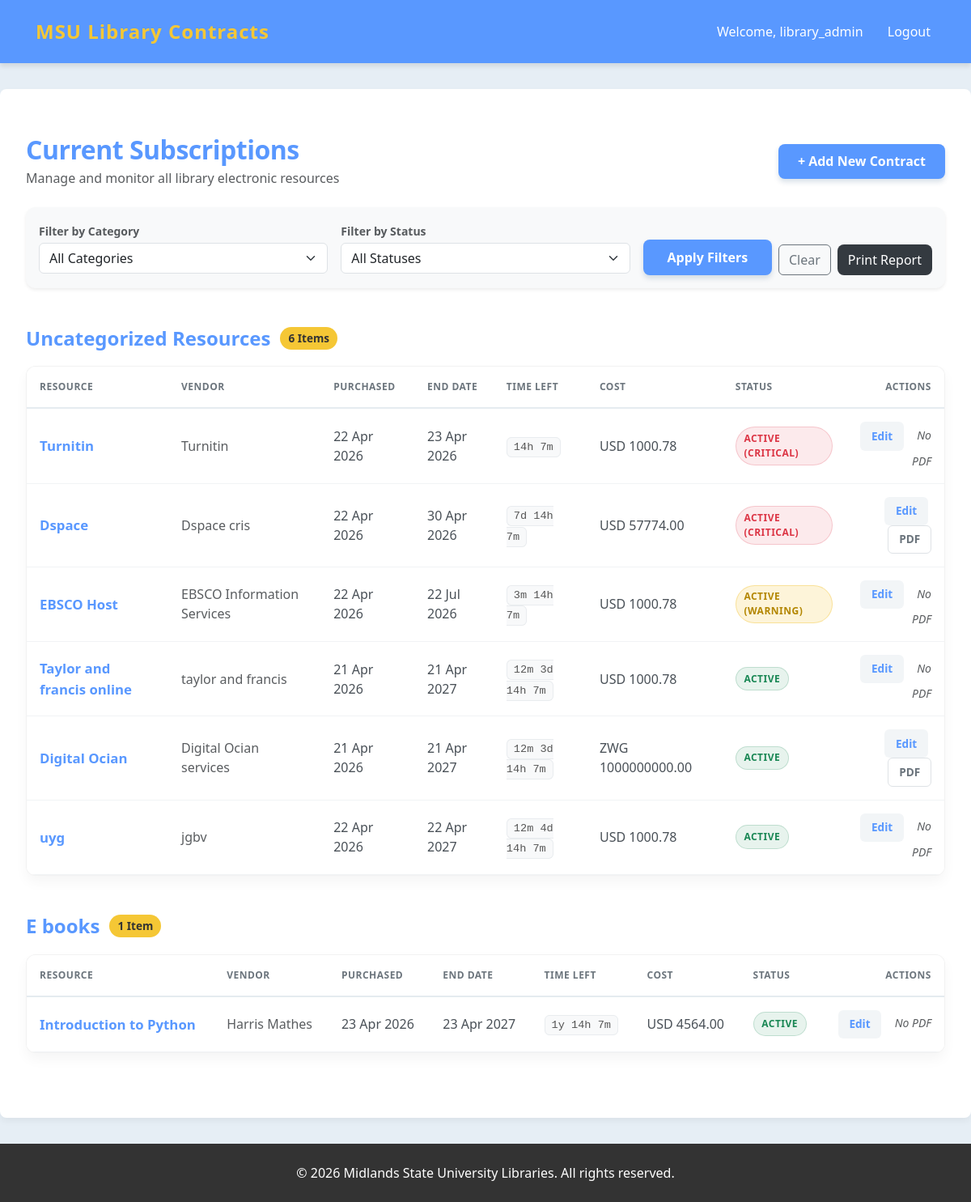
The app's page /contracts/list/ (signed in) with its own data.
### contracts/models.py (models this page shows, shortened)
class Contract(models.Model):
    category = models.ForeignKey(Category, on_delete=models.SET_NULL, null=True, blank=True)
    CURRENCY_CHOICES = [
        ('USD', 'US Dollar ($)'),
        ('ZWG', 'Zimbabwe Gold (ZiG)'),
        ('GBP', 'British Pound (£)'),
    ]
    resource = models.CharField(max_length=200, verbose_name="Resource Name")
    vendor = models.CharField(max_length=200, verbose_name="Vendor Name")
    vendor_email = models.EmailField(blank=True, null=True, help_text="Used for automated alert references.")
    start_date = models.DateField()
    end_date = models.DateField()
    cost = models.DecimalField(max_digits=12, decimal_places=2)
    currency = models.CharField(max_length=3, choices=CURRENCY_CHOICES, default='USD')
    pdf_contract = models.FileField(upload_to='contracts_pdfs/', blank=True, null=True)
    last_warning_sent_at = models.DateField(null=True, blank=True)
    created_at = models.DateTimeField(auto_now_add=True)
    @property
    def dynamic_status(self):
        if self.end_date < timezone.now().date():
            return "PENDING RENEWAL"
        return "ACTIVE"
    @property
    def days_until_expiry(self):
        today = timezone.now().date()
        delta = self.end_date - today
        return delta.days
    @property
    def exact_time_remaining(self):
        now = timezone.now()
        end_datetime = timezone.make_aware(datetime.combine(self.end_date, time(23, 59, 59)))
        if end_datetime < now:
            return "Expired"
        delta = end_datetime - now
        days = delta.days
        years = days // 365
        remaining_days = days % 365
        months = remaining_days // 30
        days_left = remaining_days % 30
        hours, remainder = divmod(delta.seconds, 3600)
        minutes, _ = divmod(remainder, 60)
        parts = []
        if years > 0: parts.append(f"{years}y")
        if months > 0: parts.append(f"{months}m")
        if days_left > 0: parts.append(f"{days_left}d")
        if hours > 0: parts.append(f"{hours}h")
        if minutes > 0: parts.append(f"{minutes}m")
        return " ".join(parts) if parts else "< 1m"

class Category(models.Model):
    name = models.CharField(max_length=100, unique=True, help_text="e.g., E-Book, E-Journal, Software")
    class Meta:
        verbose_name_plural = "Categories" # Fixes spelling in the admin panel
    def __str__(self):
        return self.name

### contracts/views.py (the view)
# urls.py: path('list/', views.contract_list, name='contract_list'),
@login_required(login_url='login')
def contract_list(request):
    contracts = Contract.objects.all().order_by('category__name', 'end_date')
    categories = Category.objects.all() # Fetch categories for the dropdown
    category_id = request.GET.get('category')
    if category_id:
        contracts = contracts.filter(category_id=category_id)
    status_filter = request.GET.get('status')
    today = timezone.now().date()
    if status_filter == 'expired':
        contracts = contracts.filter(end_date__lt=today)
    elif status_filter == 'critical':
        contracts = contracts.filter(end_date__gte=today, end_date__lte=today + timedelta(days=30))
    elif status_filter == 'warning':
        contracts = contracts.filter(end_date__gt=today + timedelta(days=30), end_date__lte=today + timedelta(days=90))
    elif status_filter == 'healthy':
        contracts = contracts.filter(end_date__gt=today + timedelta(days=90))
    context = {
        'contracts': contracts,
        'categories': categories,
    }
    return render(request, 'contracts/contract_list.html', context)

### contracts/templates/contracts/contract_list.html (shortened to what this page needs)
{% extends 'base.html' %}
{% block content %}
<div class="d-flex justify-content-between align-items-center mt-4 mb-4">
    <div>
        <h2 class="dashboard-header mb-1">Current Subscriptions</h2>
        <p class="text-muted mb-0">Manage and monitor all library electronic resources</p>
    </div>
    <a href="{% url 'add_contract' %}" class="btn btn-msu-primary">
        + Add New Contract
    </a>
</div>
<div class="card mb-5 shadow-sm border-0 filter-bar" style="background-color: #f8f9fa; border-radius: 12px;">
    <div class="card-body">
        <form method="GET" action="{% url 'contract_list' %}" class="row g-3 align-items-center">
            <div class="col-md-4">
                <label class="form-label fw-bold text-muted small mb-1">Filter by Category</label>
                <select name="category" class="form-select">
                    <option value="">All Categories</option>
                </select>
            </div>
            <div class="col-md-4">
                <label class="form-label fw-bold text-muted small mb-1">Filter by Status</label>
                <select name="status" class="form-select">
                    <option value="">All Statuses</option>
                </select>
            </div>
            <div class="col-md-4 d-flex gap-2 align-items-end" style="padding-top: 24px;">
                <button type="submit" class="btn btn-msu-primary flex-grow-1">Apply Filters</button>
                <a href="{% url 'contract_list' %}" class="btn btn-outline-secondary">Clear</a>
                <button type="button" onclick="window.print()" class="btn" style="background-color: #343a40; color: white; border-radius: 8px;">
                    Print Report
                </button>
            </div>
        </form>
    </div>
</div>
{% regroup contracts by category as categorized_contracts %}
{% for category_group in categorized_contracts %}
    <div class="category-section">
        <div class="category-header">
            <h3 class="category-title">
                {{ category_group.grouper|default:"Uncategorized Resources" }}
            </h3>
            <span class="category-count">{{ category_group.list|length }} Item{{ category_group.list|length|pluralize }}</span>
        </div>
        <div class="table-card">
            <div class="table-responsive">
                <table class="table align-middle">
                    <thead class="table-msu-header">
                        <tr>
                            <th>Resource</th>
                            <th>Vendor</th>
                            <th>Purchased</th>
                            <th>End Date</th>
                            <th>Time Left</th>
                            <th>Cost</th>
                            <th>Status</th>
                            <th class="text-end action-column">Actions</th>
                        </tr>
                    </thead>
                    <tbody class="bg-white">
                        {% for contract in category_group.list %}
                        <tr>
                            <td>
                                <strong style="color: var(--msu-primary-blue); font-size: 1.05rem;">
                                    {{ contract.resource }}
                                </strong>
                            </td>
                            <td class="text-muted fw-medium">{{ contract.vendor }}</td>
                            <td>{{ contract.start_date|date:"d M Y" }}</td>
                            <td class="fw-medium">{{ contract.end_date|date:"d M Y" }}</td>
                            <td>
                                <span class="time-left-pill">
                                    {{ contract.exact_time_remaining }}
                                </span>
                            </td>
                            <td class="fw-medium">{{ contract.currency }} {{ contract.cost }}</td>
                            <td>
                                {% if contract.dynamic_status == "PENDING RENEWAL" %}
                                    <span class="badge-status status-critical">PENDING RENEWAL</span>
                                {% else %}
                                    {% if contract.days_until_expiry <= 30 %}
                                        <span class="badge-status status-critical">ACTIVE (CRITICAL)</span>
                                    {% elif contract.days_until_expiry <= 90 %}
                                        <span class="badge-status status-warning">ACTIVE (WARNING)</span>
                                    {% else %}
                                        <span class="badge-status status-healthy">ACTIVE</span>
                                    {% endif %}
                                {% endif %}
                            </td>
                            <td class="text-end action-column">
                                <a href="{% url 'edit_contract' contract.id %}" class="btn btn-action btn-edit-sm me-1">Edit</a>
                                {% if contract.pdf_contract %}
                                    <a href="{{ contract.pdf_contract.url }}" download class="btn btn-action btn-pdf">PDF</a>
                                {% else %}
                                    <span class="text-muted ms-2 small" style="font-style: italic;">No PDF</span>
                                {% endif %}
                            </td>
                        </tr>
                        {% endfor %}
                    </tbody>
                </table>
            </div>
        </div>
    </div>
{% endfor %}
{% endblock %}

### contracts/templates/base.html (shortened to what this page needs)
{% load static %}
<!DOCTYPE html>
<html lang="en">
<head>
    <link href="https://cdn.jsdelivr.net/npm/bootstrap@5.3.0/dist/css/bootstrap.min.css" rel="stylesheet">
    <link rel="stylesheet" href="{% static 'css/style.css' %}?v=1">
</head>
<body>
    <nav class="navbar">
        <div class="container-fluid" style="display: flex; justify-content: space-between; width: 100%; align-items: center;">
            <a href="{% url 'welcome' %}" class="navbar-brand">MSU Library Contracts</a>
            <div>
                {% if user.is_authenticated %}
                    <span class="navbar-text" style="margin-right: 20px;">Welcome, {{ user.username }}</span>
                    <form action="{% url 'logout' %}" method="post" style="display:inline;">
                        <button type="submit" class="logout-btn">Logout</button>
                    </form>
                {% else %}
                    <a href="{% url 'login' %}" class="login-link">Login</a>
                {% endif %}
            </div>
        </div>
    </nav>
    <div class="container main-container">
        {% block content %}
        {% endblock %}
    </div>
    <footer>
        &copy; {% now "Y" %} Midlands State University Libraries. All rights reserved.
    </footer>
</body>
</html>

### static/css/style.css (style rules this page uses)
html, body { height: 100%; margin: 0; padding: 0; }
body { display: flex; flex-direction: column; font-family: 'Segoe UI', Tahoma, Geneva, Verdana, sans-serif; background-color: #f4f6f9; }
.navbar { background-color: #003366; color: white; padding: 1rem 2rem; flex-shrink: 0; }
.navbar a { color: white; text-decoration: none; }
.container { flex: 1 0 auto; width: 100%; max-width: 1200px; margin: 0 auto; padding: 2rem 1rem; background-color: white; }
footer { flex-shrink: 0; background-color: #333; color: white; text-align: center; padding: 15px; width: 100%; }
.status-critical { background-color: #ffebee; color: #c62828; padding: 5px; border-radius: 4px; font-weight: bold; }
.status-healthy { background-color: #e8f5e9; color: #2e7d32; padding: 5px; border-radius: 4px; font-weight: bold; }

### contracts/templates/base.html (style rules this page uses)
:root { --msu-primary-blue: #5998FF; --msu-gold: #F5C735; --msu-text-dark: #333333; }
body { background-color: #E6EEF5; color: var(--msu-text-dark); min-height: 100vh; display: flex; flex-direction: column; }
.navbar { background-color: var(--msu-primary-blue); padding: 1rem 2rem; box-shadow: 0 4px 6px rgba(0,0,0,0.1); }
.navbar-brand { color: var(--msu-gold) !important; font-weight: bold; font-size: 1.5rem; letter-spacing: 1px; }
.navbar-text { color: #FFFFFF; }
.navbar a.login-link, .logout-btn { color: #FFFFFF; text-decoration: none; font-weight: 500; background: none; border: none; cursor: pointer; font-size: 1rem; transition: color 0.3s ease; }
.main-container { flex: 1; background-color: #FFFFFF; padding: 2rem; margin-top: 2rem; margin-bottom: 2rem; border-radius: 8px; box-shadow: 0 4px 8px rgba(0,0,0,0.05); }
footer { background-color: var(--msu-text-dark); color: #FFFFFF; text-align: center; padding: 1.5rem; margin-top: auto; }

### contracts/templates/contracts/contract_list.html (style rules this page uses)
.dashboard-header { color: var(--msu-primary-blue); font-weight: 800; letter-spacing: -0.5px; }
.btn-msu-primary { background-color: var(--msu-primary-blue); color: #FFFFFF; border: none; font-weight: 600; border-radius: 8px; padding: 0.6rem 1.5rem; transition: all 0.3s ease; box-shadow: 0 4px 6px rgba(0, 58, 106, 0.15); }
.category-section { margin-bottom: 3rem; }
.category-header { display: flex; align-items: center; gap: 12px; margin-bottom: 1.25rem; }
.category-title { color: var(--msu-primary-blue); font-weight: 700; font-size: 1.5rem; margin: 0; }
.category-count { background-color: var(--msu-gold); color: var(--msu-text-dark); font-size: 0.85rem; font-weight: 700; padding: 4px 10px; border-radius: 20px; }
.table-card { background: #FFFFFF; border-radius: 12px; box-shadow: 0 8px 16px rgba(0, 0, 0, 0.04); border: 1px solid rgba(0,0,0,0.05); overflow: hidden; }
.table { margin-bottom: 0; }
.table-msu-header { background-color: #f8f9fa !important; border-bottom: 2px solid rgba(0, 58, 106, 0.1); }
.table-msu-header th { color: #6c757d; font-size: 0.75rem; text-transform: uppercase; letter-spacing: 0.5px; font-weight: 700; padding: 1rem; border: none; }
.table tbody tr { transition: background-color 0.2s ease; }
.table td { padding: 1rem; vertical-align: middle; border-bottom: 1px solid #f1f3f5; color: #495057; }
.badge-status { padding: 0.4em 0.8em; font-size: 0.75rem; font-weight: 700; border-radius: 50rem; text-transform: uppercase; letter-spacing: 0.5px; display: inline-block; }
.status-critical { background-color: rgba(220, 53, 69, 0.1); color: #dc3545; border: 1px solid rgba(220, 53, 69, 0.2); }
.status-warning { background-color: rgba(242, 183, 5, 0.15); color: #b38600; border: 1px solid rgba(242, 183, 5, 0.3); }
.status-healthy { background-color: rgba(25, 135, 84, 0.1); color: #198754; border: 1px solid rgba(25, 135, 84, 0.2); }
.time-left-pill { background-color: #f8f9fa; border: 1px solid #e9ecef; padding: 4px 8px; border-radius: 6px; font-family: 'SFMono-Regular', Consolas, 'Liberation Mono', Menlo, monospace; font-size: 0.85rem; color: #555; }
.btn-action { font-size: 0.85rem; font-weight: 600; padding: 0.4rem 0.8rem; border-radius: 6px; transition: all 0.2s; }
.btn-edit-sm { color: var(--msu-primary-blue); background-color: rgba(0, 58, 106, 0.05); border: 1px solid transparent; }
.btn-pdf { color: #6c757d; border: 1px solid #dee2e6; background-color: white; }

### records on screen
Contract: resource "Turnitin", vendor "Turnitin", start_date "22 Apr 2026", end_date "23 Apr 2026", exact_time_remaining "14h 7m", currency "USD", cost "1000.78", shows "ACTIVE (CRITICAL)", pdf_contract "No PDF"
Contract: resource "Dspace", vendor "Dspace cris", start_date "22 Apr 2026", end_date "30 Apr 2026", exact_time_remaining "7d 14h 7m", currency "USD", cost "57774.00", shows "ACTIVE (CRITICAL)"
Contract: resource "EBSCO Host", vendor "EBSCO Information Services", start_date "22 Apr 2026", end_date "22 Jul 2026", exact_time_remaining "3m 14h 7m", currency "USD", cost "1000.78", shows "ACTIVE (WARNING)", pdf_contract "No PDF"
Contract: resource "Taylor and francis online", vendor "taylor and francis", start_date "21 Apr 2026", end_date "21 Apr 2027", exact_time_remaining "12m 3d 14h 7m", currency "USD", cost "1000.78", shows "ACTIVE", pdf_contract "No PDF"
Contract: resource "Digital Ocian", vendor "Digital Ocian services", start_date "21 Apr 2026", end_date "21 Apr 2027", exact_time_remaining "12m 3d 14h 7m", currency "ZWG", cost "1000000000.00", shows "ACTIVE"
Contract: resource "uyg", vendor "jgbv", start_date "22 Apr 2026", end_date "22 Apr 2027", exact_time_remaining "12m 4d 14h 7m", currency "USD", cost "1000.78", shows "ACTIVE", pdf_contract "No PDF"
Category: grouper "E books", list|length "1"
Contract: resource "Introduction to Python", vendor "Harris Mathes", start_date "23 Apr 2026", end_date "23 Apr 2027", exact_time_remaining "1y 14h 7m", currency "USD", cost "4564.00", shows "ACTIVE", pdf_contract "No PDF"

### other values on screen
{{ user.username }} "library_admin"
{{ category_group.grouper|default:"Uncategorized Resources" }} "Uncategorized Resources"
{{ category_group.list|length }} "6"
